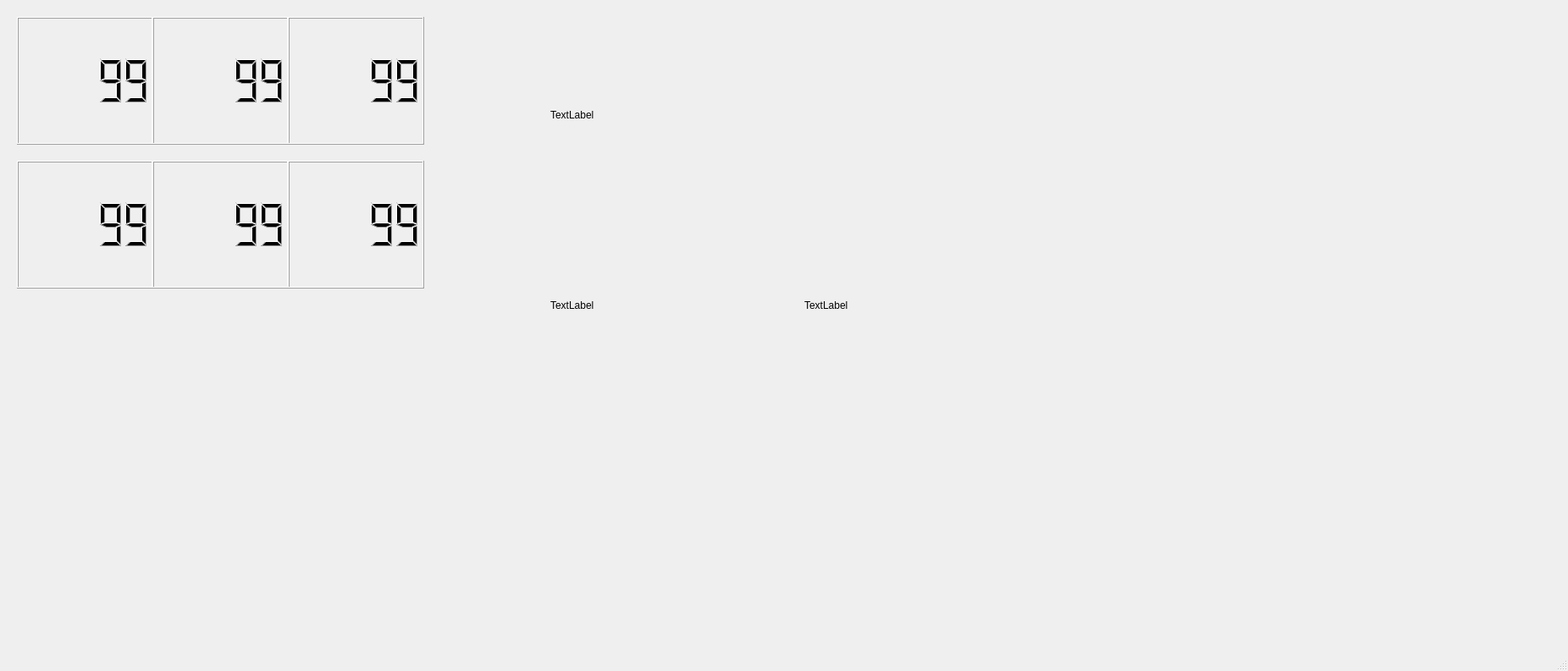
<?xml version="1.0" encoding="UTF-8"?>
<ui version="4.0">
 <class>MainWindow</class>
 <widget class="QMainWindow" name="MainWindow">
  <property name="geometry">
   <rect>
    <x>0</x>
    <y>0</y>
    <width>1852</width>
    <height>793</height>
   </rect>
  </property>
  <property name="windowTitle">
   <string>MainWindow</string>
  </property>
  <widget class="QWidget" name="centralwidget">
   <widget class="QLCDNumber" name="clock_hour">
    <property name="geometry">
     <rect>
      <x>20</x>
      <y>20</y>
      <width>161</width>
      <height>151</height>
     </rect>
    </property>
    <property name="intValue" stdset="0">
     <number>99</number>
    </property>
   </widget>
   <widget class="QLCDNumber" name="clock_min">
    <property name="geometry">
     <rect>
      <x>180</x>
      <y>20</y>
      <width>161</width>
      <height>151</height>
     </rect>
    </property>
    <property name="intValue" stdset="0">
     <number>99</number>
    </property>
   </widget>
   <widget class="QLCDNumber" name="clock_sec">
    <property name="geometry">
     <rect>
      <x>340</x>
      <y>20</y>
      <width>161</width>
      <height>151</height>
     </rect>
    </property>
    <property name="intValue" stdset="0">
     <number>99</number>
    </property>
   </widget>
   <widget class="QLCDNumber" name="clock_hour_world">
    <property name="geometry">
     <rect>
      <x>20</x>
      <y>190</y>
      <width>161</width>
      <height>151</height>
     </rect>
    </property>
    <property name="intValue" stdset="0">
     <number>99</number>
    </property>
   </widget>
   <widget class="QLCDNumber" name="clock_min_world">
    <property name="geometry">
     <rect>
      <x>180</x>
      <y>190</y>
      <width>161</width>
      <height>151</height>
     </rect>
    </property>
    <property name="intValue" stdset="0">
     <number>99</number>
    </property>
   </widget>
   <widget class="QLCDNumber" name="clock_sec_world">
    <property name="geometry">
     <rect>
      <x>340</x>
      <y>190</y>
      <width>161</width>
      <height>151</height>
     </rect>
    </property>
    <property name="intValue" stdset="0">
     <number>99</number>
    </property>
   </widget>
   <widget class="QLabel" name="weather_label">
    <property name="geometry">
     <rect>
      <x>650</x>
      <y>30</y>
      <width>181</width>
      <height>211</height>
     </rect>
    </property>
    <property name="text">
     <string>TextLabel</string>
    </property>
   </widget>
   <widget class="QLabel" name="weather_icon">
    <property name="geometry">
     <rect>
      <x>650</x>
      <y>270</y>
      <width>221</width>
      <height>181</height>
     </rect>
    </property>
    <property name="text">
     <string>TextLabel</string>
    </property>
   </widget>
   <widget class="QLabel" name="photo_frame_label">
    <property name="geometry">
     <rect>
      <x>950</x>
      <y>20</y>
      <width>531</width>
      <height>681</height>
     </rect>
    </property>
    <property name="text">
     <string>TextLabel</string>
    </property>
   </widget>
  </widget>
  <widget class="QMenuBar" name="menubar">
   <property name="geometry">
    <rect>
     <x>0</x>
     <y>0</y>
     <width>1852</width>
     <height>21</height>
    </rect>
   </property>
  </widget>
  <widget class="QStatusBar" name="statusbar"/>
 </widget>
 <resources/>
 <connections/>
</ui>
